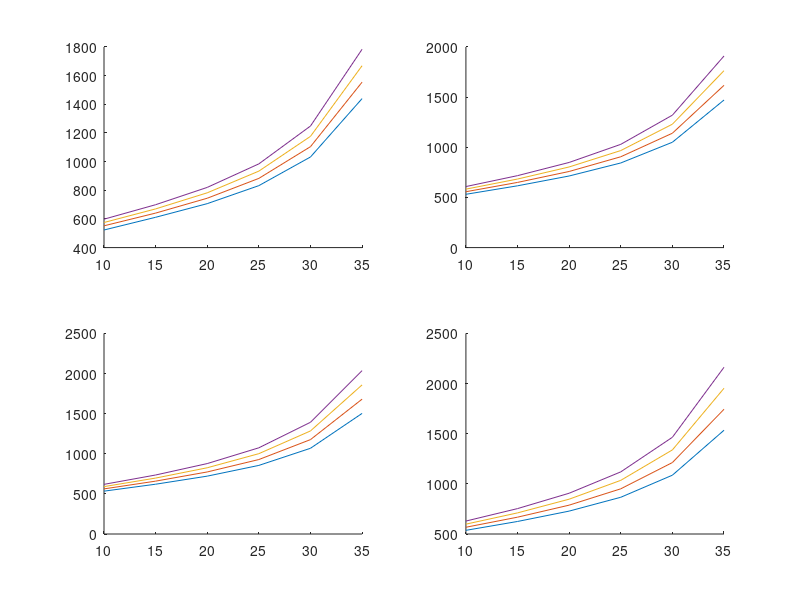

This chart was generated by the following MATLAB code:

clc;
clear;

% 0.3 
x = [10 15 20 25 30 35];
y03_2 = [522.8000 611.5000 706.7000 832.4000 1032.3000 1439.9000];
y03_3 = [552.0000 640.8000 744.5000 883.0000 1104.3000 1554.6000];
y03_4 = [575.1000 670.0000 782.3000 933.7000 1176.3000 1669.4000];
y03_5 = [598.3000 699.3000 820.1000 984.3000 1248.3000 1784.1000];
subplot(2, 2, 1);
hold on;
plot(x, y03_2);
plot(x, y03_3);
plot(x, y03_4);
plot(x, y03_5);



% 0.5 
x = [10 15 20 25 30 35];
y05_2 = [531.4000 616.0000 713.9000 843.7000 1050.3000 1471.4000];
y05_3 = [557.1000 649.8000 758.9000 905.5000 1140.3000 1617.6000];
y05_4 = [582.8000 683.5000 803.9000 967.4000 1230.3000 1763.9000];
y05_5 = [608.6000 717.3000 848.9000 1029.3000 1320.3000 1910.1000];
subplot(2, 2, 2);
hold on;
plot(x, y05_2);
plot(x, y05_3);
plot(x, y05_4);
plot(x, y05_5);



% 0.7 
x = [10 15 20 25 30 35];
y07_2 = [534.0000 620.5000 721.1000 854.9000 1068.3000 1502.9000];
y07_3 = [562.3000 658.8000 773.3000 928.0000 1176.3000 1680.6000];
y07_4 = [590.6000 697.0000 825.5000 1001.2000 1284.3000 1858.4000];
y07_5 = [618.8000 735.3000 877.7000 1074.3000 1392.3000 2036.1000];
subplot(2, 2, 3);
hold on;
plot(x, y07_2);
plot(x, y07_3);
plot(x, y07_4);
plot(x, y07_5);



% 0.9 
x = [10 15 20 25 30 35];
y09_2 = [536.6000 625.0000 728.3000 866.2000 1086.3000 1534.4000];
y09_3 = [567.4000 667.8000 787.7000 950.5000 1212.3000 1743.6000];
y09_4 = [598.3000 710.5000 847.1000 1034.9000 1338.3000 1952.9000];
y09_5 = [629.1000 753.3000 906.5000 1119.3000 1464.3000 2162.1000];
subplot(2, 2, 4);
hold on;
plot(x, y09_2);
plot(x, y09_3);
plot(x, y09_4);
plot(x, y09_5);

